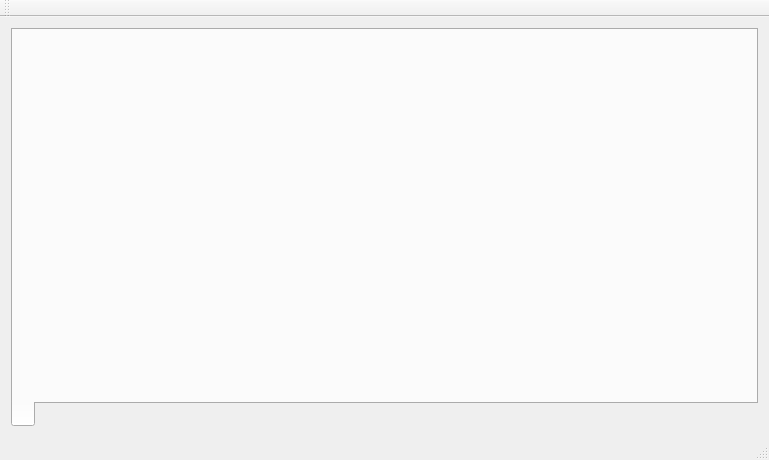
<?xml version="1.0" encoding="UTF-8"?>
<ui version="4.0">
 <class>SCRamblIDEClass</class>
 <widget class="QMainWindow" name="SCRamblIDEClass">
  <property name="geometry">
   <rect>
    <x>0</x>
    <y>0</y>
    <width>769</width>
    <height>460</height>
   </rect>
  </property>
  <property name="windowTitle">
   <string>SCRamblIDE</string>
  </property>
  <widget class="QWidget" name="centralWidget">
   <layout class="QGridLayout" name="gridLayout">
    <item row="1" column="0">
     <widget class="QWidget" name="widget" native="true">
      <layout class="QGridLayout" name="gridLayout_2">
       <property name="sizeConstraint">
        <enum>QLayout::SetNoConstraint</enum>
       </property>
       <property name="leftMargin">
        <number>0</number>
       </property>
       <property name="topMargin">
        <number>0</number>
       </property>
       <property name="rightMargin">
        <number>0</number>
       </property>
       <property name="bottomMargin">
        <number>0</number>
       </property>
       <property name="spacing">
        <number>0</number>
       </property>
       <item row="0" column="0">
        <widget class="QTabWidget" name="tabWidget">
         <property name="sizePolicy">
          <sizepolicy hsizetype="Expanding" vsizetype="Expanding">
           <horstretch>0</horstretch>
           <verstretch>0</verstretch>
          </sizepolicy>
         </property>
         <property name="minimumSize">
          <size>
           <width>0</width>
           <height>0</height>
          </size>
         </property>
         <property name="maximumSize">
          <size>
           <width>16777215</width>
           <height>16777215</height>
          </size>
         </property>
         <property name="autoFillBackground">
          <bool>false</bool>
         </property>
         <property name="tabPosition">
          <enum>QTabWidget::South</enum>
         </property>
         <property name="iconSize">
          <size>
           <width>20</width>
           <height>20</height>
          </size>
         </property>
         <property name="elideMode">
          <enum>Qt::ElideNone</enum>
         </property>
         <property name="tabBarAutoHide">
          <bool>false</bool>
         </property>
         <widget class="QWidget" name="tabWidgetPage1" native="true">
          <attribute name="title">
           <string/>
          </attribute>
          <layout class="QGridLayout" name="gridLayout_3">
           <property name="leftMargin">
            <number>0</number>
           </property>
           <property name="topMargin">
            <number>0</number>
           </property>
           <property name="rightMargin">
            <number>0</number>
           </property>
           <property name="bottomMargin">
            <number>0</number>
           </property>
           <property name="spacing">
            <number>0</number>
           </property>
          </layout>
         </widget>
        </widget>
       </item>
      </layout>
     </widget>
    </item>
   </layout>
  </widget>
  <widget class="QToolBar" name="toolBar">
   <property name="windowTitle">
    <string>toolBar</string>
   </property>
   <property name="movable">
    <bool>true</bool>
   </property>
   <attribute name="toolBarArea">
    <enum>TopToolBarArea</enum>
   </attribute>
   <attribute name="toolBarBreak">
    <bool>false</bool>
   </attribute>
  </widget>
  <widget class="QMenuBar" name="menuBar">
   <property name="geometry">
    <rect>
     <x>0</x>
     <y>0</y>
     <width>769</width>
     <height>26</height>
    </rect>
   </property>
   <property name="defaultUp">
    <bool>false</bool>
   </property>
   <property name="nativeMenuBar">
    <bool>false</bool>
   </property>
  </widget>
  <widget class="QStatusBar" name="statusBar"/>
  <zorder>dockWidget_2</zorder>
  <zorder>dockWidget</zorder>
 </widget>
 <layoutdefault spacing="6" margin="11"/>
 <tabstops>
  <tabstop>tabWidget</tabstop>
 </tabstops>
 <resources>
  <include location="SCRamblIDE.qrc"/>
 </resources>
 <connections/>
</ui>
